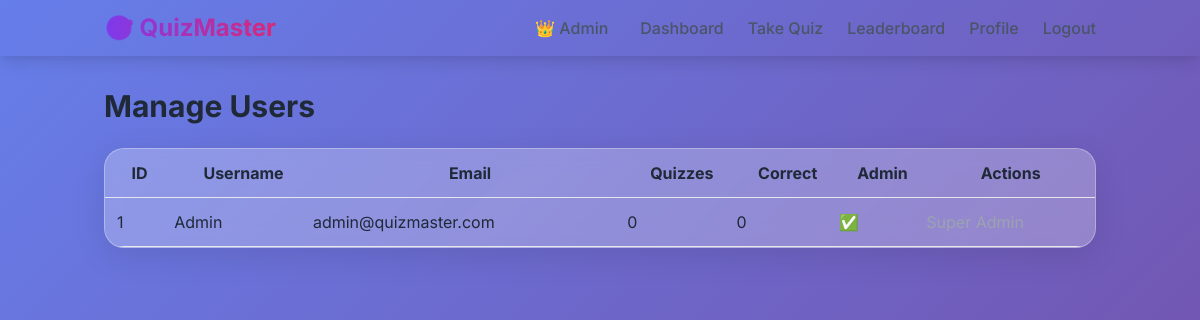
Page /admin/users (signed in) on the committed database.
### tables this page shows
CREATE TABLE users (
            id INTEGER PRIMARY KEY AUTOINCREMENT,
            username TEXT UNIQUE NOT NULL,
            email TEXT UNIQUE NOT NULL,
            password_hash TEXT,
            google_id TEXT UNIQUE,
            created_at TIMESTAMP DEFAULT CURRENT_TIMESTAMP,
            total_score INTEGER DEFAULT 0,
            total_quizzes INTEGER DEFAULT 0,
            total_correct INTEGER DEFAULT 0,
            is_admin INTEGER DEFAULT 0
        );

### app.py (the view)
@app.route('/admin/users')
@admin_required
def admin_users():
    conn = models.get_db()
    users = conn.execute('SELECT id, username, email, total_quizzes, total_correct, is_admin, created_at FROM users ORDER BY created_at DESC').fetchall()
    conn.close()
    return render_template('admin/users.html', users=users)

### app.py (called while the page is built)
def admin_required(f):
    @wraps(f)
    def decorated_function(*args, **kwargs):
        if 'user_id' not in session:
            flash('Please login first', 'warning')
            return redirect(url_for('login'))
        conn = models.get_db()
        user = conn.execute('SELECT is_admin FROM users WHERE id = ?', (session['user_id'],)).fetchone()
        conn.close()
        if not user or not user['is_admin']:
            flash('Admin access required', 'danger')
            return redirect(url_for('dashboard'))
        return f(*args, **kwargs)
    return decorated_function

### models.py (called while the page is built)
def get_db():
    conn = sqlite3.connect(DB_PATH)
    conn.row_factory = sqlite3.Row
    return conn

### templates/admin/users.html
{% extends "base.html" %} {% block content %}
<div class="max-w-6xl mx-auto">
  <h1 class="text-3xl font-bold mb-6">Manage Users</h1>
  <div class="glass-card overflow-x-auto">
    <table class="w-full">
      <thead class="border-b">
        <tr>
          <th class="p-3">ID</th>
          <th>Username</th>
          <th>Email</th>
          <th>Quizzes</th>
          <th>Correct</th>
          <th>Admin</th>
          <th>Actions</th>
        </tr>
      </thead>
      <tbody>
        {% for u in users %}
        <tr class="border-b">
          <td class="p-3">{{ u.id }}</td>
          <td>{{ u.username }}</td>
          <td>{{ u.email }}</td>
          <td>{{ u.total_quizzes }}</td>
          <td>{{ u.total_correct }}</td>
          <td>{% if u.is_admin %}✅{% else %}❌{% endif %}</td>
          <td>
            {% if not u.is_admin %}
            <a
              href="/admin/user/make_admin/{{ u.id }}"
              class="text-green-600 mr-2"
              >Make Admin</a
            >
            <a
              href="/admin/user/delete/{{ u.id }}"
              class="text-red-600"
              onclick="return confirm('Delete user?');"
              >Delete</a
            >
            {% else %}
            <span class="text-gray-400">Super Admin</span>
            {% endif %}
          </td>
        </tr>
        {% endfor %}
      </tbody>
    </table>
  </div>
</div>
{% endblock %}

### static/css/style.css (style rules this page uses)
* { margin: 0; padding: 0; box-sizing: border-box; }
body { font-family: 'Inter', sans-serif; background: linear-gradient(135deg, #667eea 0%, #764ba2 100%); min-height: 100vh; color: #1f2937; }
.glass-card { background: rgba(255, 255, 255, 0.25); backdrop-filter: blur(10px); border-radius: 20px; border: 1px solid rgba(255, 255, 255, 0.3); box-shadow: 0 8px 32px rgba(0, 0, 0, 0.1); transition: all 0.3s ease; }
.fade-in-up { animation: fadeInUp 0.6s ease-out; }

### rows in the picture
users: id "1", username "Admin", email "admin@quizmaster.com", total_quizzes "0", total_correct "0"
